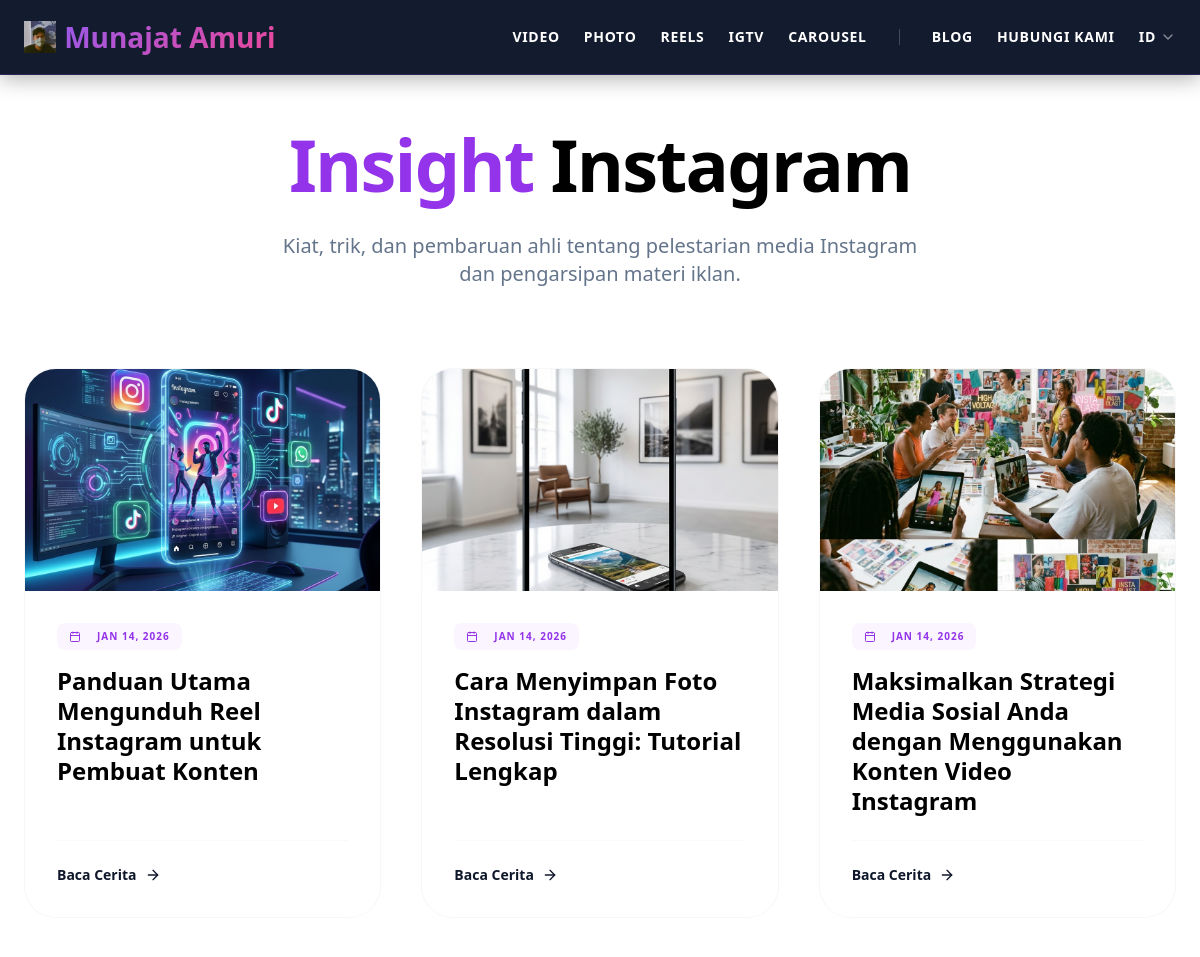
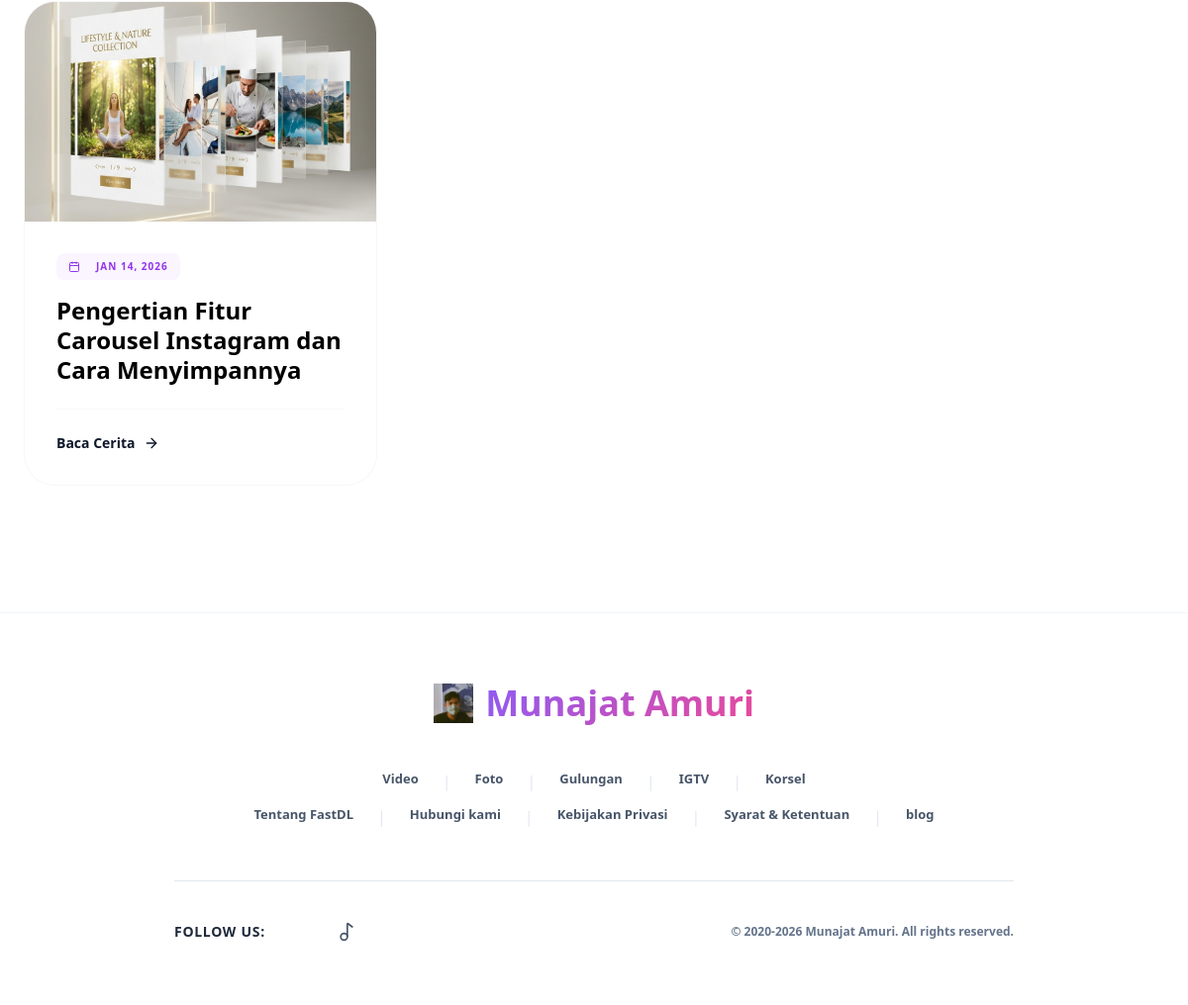
The page /blog.php?lang=id on the database its author committed (2 pictures, top to bottom).
### tables this page shows
CREATE TABLE site_settings (id INTEGER PRIMARY KEY AUTOINCREMENT, site_name TEXT, logo_path TEXT, favicon_path TEXT, header_code TEXT, footer_code TEXT);

CREATE TABLE menu_items (
        id INTEGER PRIMARY KEY AUTOINCREMENT,
        menu_location TEXT CHECK(menu_location IN ('header', 'footer')) NOT NULL,
        lang_code TEXT NOT NULL DEFAULT 'en',
        type TEXT CHECK(type IN ('page', 'custom_link', 'label')) NOT NULL DEFAULT 'page',
        label TEXT,
        url TEXT,
        related_id INTEGER,
        parent_id INTEGER DEFAULT 0,
        sort_order INTEGER DEFAULT 0,
        FOREIGN KEY (related_id) REFERENCES pages(id) ON DELETE SET NULL
    );

CREATE TABLE blog_posts (id INTEGER PRIMARY KEY AUTOINCREMENT, title TEXT, slug TEXT UNIQUE, content TEXT, thumbnail TEXT, lang_code TEXT DEFAULT 'en', meta_title TEXT, meta_description TEXT, created_at DATETIME DEFAULT CURRENT_TIMESTAMP, category TEXT DEFAULT 'General', translation_group TEXT, status TEXT DEFAULT 'published', tags TEXT DEFAULT '', excerpt TEXT, author_id INTEGER);

### includes/db.php (called while the page is built, shortened)
<?php
function getMenuTree($pdo, $location, $lang)
{
    $stmt = $pdo->prepare("
        SELECT mi.*, p.slug as page_slug
        FROM menu_items mi
        LEFT JOIN pages p ON mi.related_id = p.id
        WHERE mi.menu_location = ? AND mi.lang_code = 'en'
        ORDER BY mi.sort_order ASC
    ");
    $stmt->execute([$location]);
    $items = $stmt->fetchAll(PDO::FETCH_ASSOC);
    if (!empty($items) && $lang !== 'en') {
        require_once __DIR__ . '/Translator.php';
        foreach ($items as &$item) {
            $item['label'] = Translator::translate($item['label'], $lang);
        }
    }
    $tree = [];
    $refs = [];
    foreach ($items as &$item) {
        if ($item['type'] === 'page') {
            $item['final_url'] = 'page.php?slug=' . ($item['page_slug'] ?? '');
            $slug = $item['page_slug'] ?? '';
        } elseif ($item['type'] === 'custom_link') {
            $item['final_url'] = $item['url'];
        } else {
            $item['final_url'] = '#';
        }
        $item['children'] = [];
        $refs[$item['id']] = &$item;
    }
    foreach ($items as &$item) {
        if ($item['parent_id'] == 0) {
            $tree[] = &$item;
        } else {
            if (isset($refs[$item['parent_id']])) {
                $refs[$item['parent_id']]['children'][] = &$item;
            }
        }
    }
    return $tree;
}
function getSiteSettings($pdo)
{
    try {
        $data = $pdo->query("SELECT * FROM site_settings WHERE id = 1")->fetch();
        return $data ?: [
            'site_name' => 'MySeoFan',
            'logo_path' => '',
            'favicon_path' => '',
            'header_code' => '',
            'footer_code' => ''
        ];
    } catch (\Exception $e) {
        return [
            'site_name' => 'MySeoFan',
            'logo_path' => '',
            'favicon_path' => '',
            'header_code' => '',
            'footer_code' => ''
        ];
    }
}

### includes/SEO_Helper.php (called while the page is built, shortened)
<?php
class SEO_Helper
{
    public function __construct($pdo, $page = 'home', $lang = 'en')
    {
        $this->settings = getSiteSettings($pdo);
    }
}

### includes/Translator.php (called while the page is built, shortened)
<?php
require_once __DIR__ . '/db.php';
class Translator
{
    private static $cache = [];
    public static function translate($text, $targetLang = 'en')
    {
        if ($targetLang === 'en' || empty($text)) {
            return $text;
        }
        $cacheKey = md5($text . $targetLang);
        if (isset(self::$cache[$cacheKey])) {
            return self::$cache[$cacheKey];
        }
        global $pdo;
        if ($pdo) {
            try {
                $stmt = $pdo->prepare("SELECT translated_text FROM translation_cache WHERE hash = ? LIMIT 1");
                $stmt->execute([$cacheKey]);
                $cached = $stmt->fetchColumn();
                if ($cached) {
                    self::$cache[$cacheKey] = $cached;
                    return $cached;
                }
            } catch (\Exception $e) {
            }
        }
    }
}

### blog.php (the view, shortened to what this page needs)
<?php
require_once 'includes/db.php';
require_once 'includes/SEO_Helper.php';
require_once 'includes/Translator.php';
if (!function_exists('__')) {
    function __($text, $lang)
    {
        return Translator::translate($text, $lang);
    }
}
$lang = $_GET['lang'] ?? 'en';
$settings = getSiteSettings($pdo);
$t = [
    'home' => __('Home', $lang),
    'blog' => __('Blog', $lang),
    'blog_title' => __('Instagram <span class="text-purple-600">Insights</span>', $lang),
    'blog_subtitle' => __('Expert tips, tricks, and updates on Instagram media preservation and creative archiving.', $lang),
    'read_more' => __('Read Story', $lang),
    'coming_soon' => __('New articles are being prepared. Stay tuned!', $lang),
    'back' => __('Back to Home', $lang)
];
$headerItems = getMenuTree($pdo, 'header', $lang);
$footerItems = getMenuTree($pdo, 'footer', $lang);
$seoHelper = new SEO_Helper($pdo, 'blog', $lang);
$stmt = $pdo->prepare("SELECT * FROM blog_posts WHERE lang_code = ? AND status = 'published' ORDER BY created_at DESC");
$stmt->execute([$lang]);
$nativePosts = $stmt->fetchAll(PDO::FETCH_ASSOC);
$posts = $nativePosts;
if ($lang !== 'en') {
    $stmt = $pdo->prepare("SELECT * FROM blog_posts WHERE lang_code = 'en' AND status = 'published' ORDER BY created_at DESC");
    $stmt->execute();
    $englishPosts = $stmt->fetchAll(PDO::FETCH_ASSOC);
    $existingGroups = [];
    foreach ($englishPosts as $enPost) {
        if (empty($enPost['translation_group']) || !in_array($enPost['translation_group'], $existingGroups)) {
            $enPost['title'] = Translator::translate($enPost['title'], $lang);
            $enPost['excerpt'] = Translator::translate($enPost['excerpt'], $lang);
            $enPost['is_fallback'] = true;
            $posts[] = $enPost;
        }
    }
    usort($posts, function ($a, $b) {
        return strtotime($b['created_at']) <=> strtotime($a['created_at']);
    });
}
?>
<!DOCTYPE html>
<html lang="<?php echo $lang; ?>">
<head>
    <script src="https://cdn.tailwindcss.com"></script>
</head>
<body class="flex flex-col min-h-screen">
    <nav class="fixed top-0 w-full z-50 py-4 glass-header">
        <div class="max-w-7xl mx-auto px-6 flex items-center justify-between">
            <a href="index.php?lang=<?php echo $lang; ?>" class="logo-text">
                <?php if (!empty($settings['logo_path'])): ?>
                    <img src="<?php echo htmlspecialchars($settings['logo_path']); ?>" class="h-8 w-auto" alt="Logo">
                <?php else: ?>
                    <i data-lucide="layers" class="w-8 h-8 text-purple-600"></i>
                <?php endif; ?>
                <?php echo htmlspecialchars($settings['site_name'] ?: 'MySeoFan'); ?>
            </a>
            <div class="flex items-center gap-6 text-white font-bold text-sm uppercase tracking-wider">
                <nav class="hidden lg:flex items-center gap-6">
                    <a href="video.php?lang=<?php echo $lang; ?>"
                        class="text-white hover:text-[#ec4899] transition-colors">Video</a>
                    <a href="photo.php?lang=<?php echo $lang; ?>"
                        class="text-white hover:text-[#ec4899] transition-colors">Photo</a>
                    <a href="reels.php?lang=<?php echo $lang; ?>"
                        class="text-white hover:text-[#ec4899] transition-colors">Reels</a>
                    <a href="igtv.php?lang=<?php echo $lang; ?>"
                        class="text-white hover:text-[#ec4899] transition-colors">IGTV</a>
                    <a href="carousel.php?lang=<?php echo $lang; ?>"
                        class="text-white hover:text-[#ec4899] transition-colors">Carousel</a>
                    <?php foreach ($headerItems as $item): ?>
                        <a href="<?php echo htmlspecialchars($item['final_url']); ?>"
                            class="text-white hover:text-[#ec4899] transition-colors">
                            <?php echo htmlspecialchars($item['label']); ?>
                        </a>
                    <?php endforeach; ?>
                </nav>
                <div class="relative group cursor-pointer">
                    <div class="flex items-center gap-1 text-white hover:text-[#ec4899] transition-colors uppercase">
                        <?php echo $lang; ?> <i data-lucide="chevron-down" class="w-4 h-4 text-white/50"></i>
                    </div>
                </div>
            </div>
        </div>
    </nav>
    <main class="flex-1 max-w-7xl mx-auto px-6 py-32 w-full">
        <header class="mb-20 text-center animate-fade-up">
            <h1 class="text-5xl md:text-7xl font-black tracking-tight mb-8"><?php echo $t['blog_title']; ?></h1>
            <p class="text-lg md:text-xl text-slate-500 max-w-2xl mx-auto leading-relaxed">
                <?php echo $t['blog_subtitle']; ?>
            </p>
        </header>
        <div class="grid md:grid-cols-2 lg:grid-cols-3 gap-10">
            <?php foreach ($posts as $p): ?>
                <article class="blog-card group flex flex-col h-full animate-fade-up">
                    <div class="aspect-[16/10] bg-slate-100 relative overflow-hidden">
                        <?php if ($p['thumbnail']): ?>
                            <img src="<?php echo htmlspecialchars($p['thumbnail']); ?>"
                                class="w-full h-full object-cover group-hover:scale-110 transition-transform duration-700"
                                alt="<?php echo htmlspecialchars($p['title']); ?>">
                        <?php else: ?>
                            <div class="w-full h-full flex items-center justify-center bg-slate-50 text-purple-200">
                                <i data-lucide="image" class="w-16 h-16"></i>
                            </div>
                        <?php endif; ?>
                    </div>
                    <div class="p-8 flex flex-col flex-1">
                        <div
                            class="flex items-center gap-4 mb-4 text-[10px] font-black uppercase tracking-widest text-purple-600 bg-purple-50 px-3 py-1.5 rounded-lg w-fit">
                            <i data-lucide="calendar" class="w-3 h-3"></i>
                            <?php echo date('M d, Y', strtotime($p['created_at'])); ?>
                        </div>
                        <h2 class="text-2xl font-black mb-6 group-hover:text-purple-600 transition-colors leading-tight">
                            <a href="post.php?slug=<?php echo $p['slug']; ?>&lang=<?php echo $lang; ?>">
                                <?php echo htmlspecialchars($p['title']); ?>
                            </a>
                        </h2>
                        <div class="mt-auto pt-6 border-t border-slate-50">
                            <a href="post.php?slug=<?php echo $p['slug']; ?>&lang=<?php echo $lang; ?>"
                                class="text-sm font-black text-slate-900 flex items-center gap-2 group/btn">
                                <span><?php echo $t['read_more']; ?></span>
                                <i data-lucide="arrow-right"
                                    class="w-4 h-4 group-hover/btn:translate-x-1 transition-transform"></i>
                            </a>
                        </div>
                    </div>
                </article>
            <?php endforeach; ?>
        </div>
    </main>
    <footer class="py-16 bg-white border-t border-slate-100 mt-auto">
        <div class="max-w-4xl mx-auto px-6">
            <div class="footer-brand">
                <?php if (!empty($settings['logo_path'])): ?>
                    <img src="<?php echo htmlspecialchars($settings['logo_path']); ?>" class="h-10 w-auto" alt="Logo">
                <?php else: ?>
                    <i data-lucide="layers" class="footer-logo-icon"></i>
                <?php endif; ?>
                <span
                    class="footer-logo-text"><?php echo htmlspecialchars($settings['site_name'] ?: 'MySeoFan'); ?></span>
            </div>
            <?php foreach ($footerItems as $group): ?>
                <div class="footer-links-group">
                    <?php if (isset($group['children']) && !empty($group['children'])): ?>
                        <?php foreach ($group['children'] as $index => $item): ?>
                            <a href="<?php echo htmlspecialchars($item['final_url']); ?>" class="footer-link">
                                <?php echo htmlspecialchars($item['label']); ?>
                            </a>
                            <?php if ($index < count($group['children']) - 1): ?>
                                <span class="text-slate-200 px-1">|</span>
                            <?php endif; ?>
                        <?php endforeach; ?>
                    <?php endif; ?>
                </div>
            <?php endforeach; ?>
            <div class="footer-divider"></div>
            <div class="flex flex-col md:flex-row items-center justify-between gap-6">
                <div class="flex items-center gap-2">
                    <span class="social-label mb-0">follow us:</span>
                    <div class="flex gap-4">
                        <a href="#" class="text-slate-600 hover:text-blue-600 transition-colors"><i
                                data-lucide="music-2" class="w-5 h-5"></i></a>
                    </div>
                </div>
                <p class="copyright-text">© 2020-2026
                    <?php echo htmlspecialchars($settings['site_name'] ?: 'MySeoFan'); ?>. All rights reserved.
                </p>
            </div>
        </div>
    </footer>
</body>
</html>

### blog.php (style rules this page uses)
.glass-header { background: rgba(15, 23, 42, 0.98); backdrop-filter: blur(10px); border-bottom: 1px solid rgba(139, 92, 246, 0.2); box-shadow: 0 4px 20px rgba(0, 0, 0, 0.3); }
.logo-text { background: linear-gradient(135deg, #8b5cf6 0%, #ec4899 100%); -webkit-background-clip: text; -webkit-text-fill-color: transparent; background-clip: text; font-weight: 800; font-size: 1.75rem; display: flex; align-items: center; gap: 0.5rem; }
.blog-card { background: white; border-radius: 2rem; overflow: hidden; transition: all 0.4s cubic-bezier(0.4, 0, 0.2, 1); border: 1px solid rgba(0, 0, 0, 0.03); }
.footer-brand { display: flex; justify-content: center; align-items: center; gap: 12px; margin-bottom: 40px; }
.footer-logo-text { font-size: 2.25rem; font-weight: 800; background: linear-gradient(135deg, #8b5cf6 0%, #ec4899 100%); -webkit-background-clip: text; -webkit-text-fill-color: transparent; background-clip: text; }
.footer-links-group { display: flex; flex-wrap: wrap; justify-content: center; gap: 20px; margin-bottom: 12px; }
.footer-link { color: #475569; font-size: 0.8125rem; font-weight: 700; transition: color 0.2s; text-decoration: none; }
.footer-divider { width: 100%; height: 1px; background: #e2e8f0; margin: 40px 0; }
.copyright-text { text-align: center; color: #64748b; font-size: 0.75rem; font-weight: 700; }
.social-label { text-align: center; color: #1e293b; font-size: 0.875rem; font-weight: 800; text-transform: uppercase; margin-bottom: 20px; letter-spacing: 0.05em; }

### rows shown on the page
site_settings: logo_path (picture), site_name "Munajat Amuri"
menu_items: label "BLOG"
menu_items: label "HUBUNGI KAMI"
blog_posts: thumbnail (picture), created_at "JAN 14, 2026", title "Panduan Utama Mengunduh Reel Instagram untuk Pembuat Konten"
blog_posts: thumbnail (picture), created_at "JAN 14, 2026", title "Cara Menyimpan Foto Instagram dalam Resolusi Tinggi: Tutorial Lengkap"
blog_posts: thumbnail (picture), created_at "JAN 14, 2026", title "Maksimalkan Strategi Media Sosial Anda dengan Menggunakan Konten Video Instagram"
blog_posts: thumbnail (picture), created_at "JAN 14, 2026", title "Pengertian Fitur Carousel Instagram dan Cara Menyimpannya"
menu_items: label "Video"
menu_items: label "Foto"
menu_items: label "Gulungan"
menu_items: label "IGTV"
menu_items: label "Korsel"
menu_items: label "Tentang FastDL"
menu_items: label "Hubungi kami"
menu_items: label "Kebijakan Privasi"
menu_items: label "Syarat & Ketentuan"
menu_items: label "blog"

### other values the page prints
$lang "ID"
$t['blog_title'] "Insight Instagram"
$t['blog_subtitle'] "Kiat, trik, dan pembaruan ahli tentang pelestarian media Instagram dan pengarsipan materi iklan."
